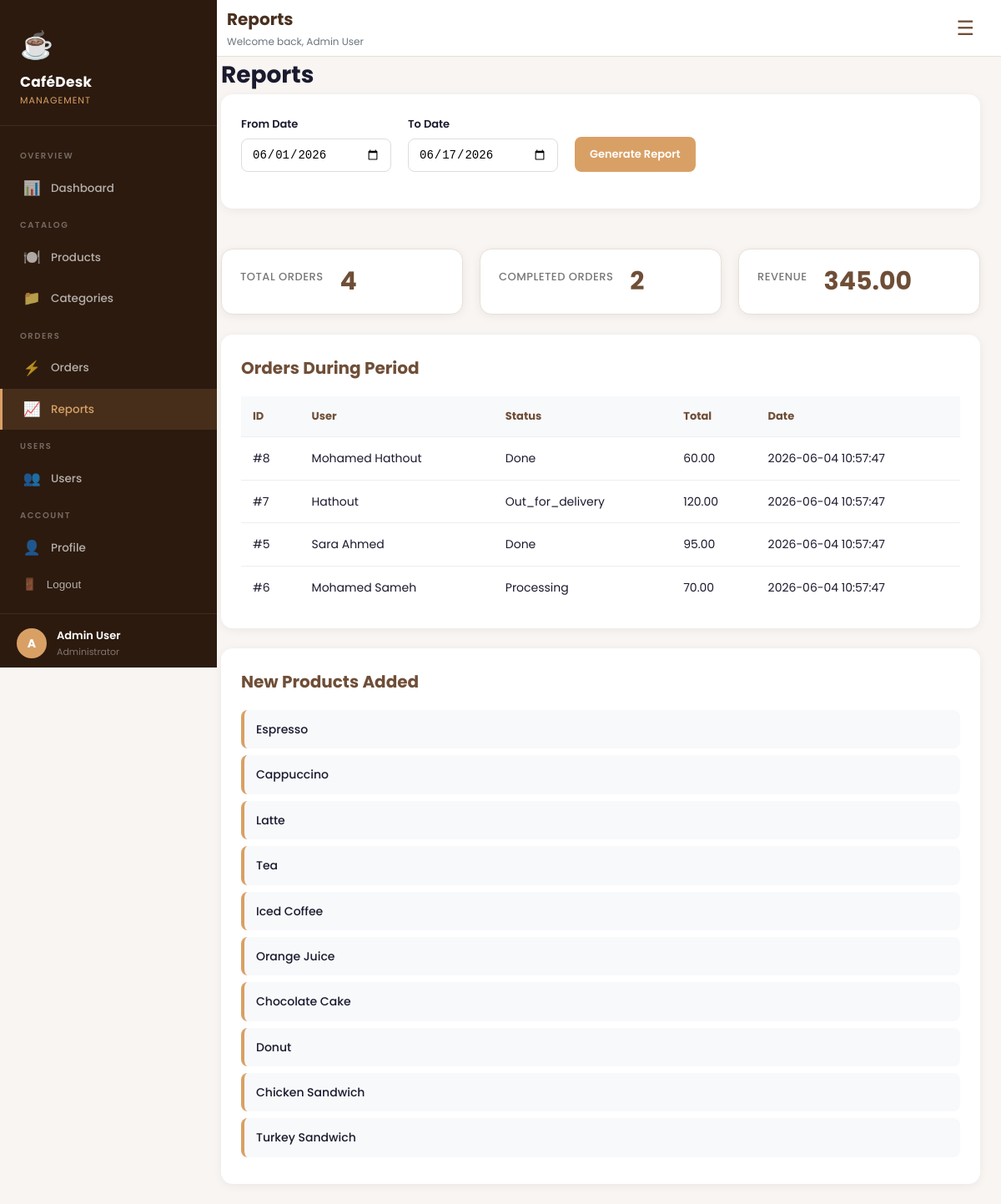
The app's page /reports (signed in) with its own data.
### tables this page shows
CREATE TABLE `orders` (
  `id` int NOT NULL,
  `user_id` int NOT NULL,
  `room_id` int DEFAULT NULL,
  `notes` text,
  `total_amount` decimal(10,2) DEFAULT '0.00',
  `status` enum('processing','out_for_delivery','done','cancelled') DEFAULT 'processing',
  `created_at` timestamp NULL DEFAULT CURRENT_TIMESTAMP,
  `updated_at` timestamp NULL DEFAULT CURRENT_TIMESTAMP ON UPDATE CURRENT_TIMESTAMP
);

CREATE TABLE `users` (
  `id` int NOT NULL,
  `name` varchar(100) NOT NULL,
  `email` varchar(150) NOT NULL,
  `password` varchar(255) NOT NULL,
  `role` enum('admin','user') DEFAULT 'user',
  `room_id` int DEFAULT NULL,
  `extension` varchar(20) DEFAULT NULL,
  `created_at` timestamp NULL DEFAULT CURRENT_TIMESTAMP
);

CREATE TABLE `products` (
  `id` int NOT NULL,
  `name` varchar(150) NOT NULL,
  `price` decimal(10,2) NOT NULL,
  `category_id` int NOT NULL,
  `image` varchar(255) DEFAULT NULL,
  `is_available` tinyint(1) DEFAULT '1',
  `created_at` timestamp NULL DEFAULT CURRENT_TIMESTAMP
);

### core/functions.php (called while the page is built, shortened)
<?php
function base_path($path)
{
    return BASE_PATH . $path;
}
function view($path, $attributes = [])
{
    extract($attributes);
    require base_path("views/{$path}");
}

### public/index.php (called while the page is built, shortened)
<?php
require_once BASE_PATH . "Core/functions.php";
spl_autoload_register(function ($class) {
    $class = str_replace("\\", "/", $class);
});
$router = new Router();
$url = parse_url($_SERVER['REQUEST_URI'], PHP_URL_PATH);
$method = $_POST['_method'] ?? $_SERVER['REQUEST_METHOD'];
$router->route($url, $method);

### config.php (called while the page is built)
<?php
return [
    "host"    => "localhost",
    "dbname"  => "cafeteria",
    "port"    => 3306,
    "user"    => "root",
    "charset" => "utf8mb4",
    "password" => ""
];

### core/Database.php (called while the page is built, shortened)
<?php
class Database
{
    public $connection;
    public $statement;
    public function __construct($config)
    {
        $dsn = "mysql:host={$config['host']};dbname={$config['dbname']};port={$config['port']};charset={$config['charset']}";
        $this->connection = new PDO(
            $dsn,
            $config['user'],
            $config['password'],
            [
                PDO::ATTR_DEFAULT_FETCH_MODE => PDO::FETCH_ASSOC
            ]
        );
    }
    public function query($query, $params = [])
    {
        $this->statement = $this->connection->prepare($query);
        $this->statement->execute($params);
        return $this;
    }
    public function get()
    {
        return $this->statement->fetchAll();
    }
    public function find()
    {
        return $this->statement->fetch();
    }
}

### views/reports/index.view.php (the view, shortened to what this page needs)
<?php require base_path('views/partials/head.php'); ?>
<div class="main">
    <?php require base_path('views/partials/navbar.php'); ?>
    <main class="page-content">
        <h1 class="page-title">
            Reports
        </h1>
        <div class="table-card">
            <form method="GET" action="/reports">
                <div class="form-row">
                    <div class="form-group">
                        <label>
                            From Date
                        </label>
                        <input
                            type="date"
                            name="from"
                            value="<?= $from ?>">
                    </div>
                    <div class="form-group">
                        <label>
                            To Date
                        </label>
                        <input
                            type="date"
                            name="to"
                            value="<?= $to ?>">
                    </div>
                    <div class="form-group">
                        <label>&nbsp;</label>
                        <button
                            type="submit"
                            class="btn btn-primary">
                            Generate Report
                        </button>
                    </div>
                </div>
            </form>
        </div>
        <div class="grid grid-stats">
            <div class="stat-card">
                <div class="stat-label">
                    Total Orders
                </div>
                <div class="stat-value">
                    <?= $totalOrders ?>
                </div>
            </div>
            <div class="stat-card">
                <div class="stat-label">
                    Completed Orders
                </div>
                <div class="stat-value">
                    <?= $completedOrders ?>
                </div>
            </div>
            <div class="stat-card">
                <div class="stat-label">
                    Revenue
                </div>
                <div class="stat-value">
                    <?= number_format($revenue, 2) ?>
                </div>
            </div>
        </div>
        <div class="table-card">
            <h2>
                Orders During Period
            </h2>
            <table>
                <thead>
                    <tr>
                        <th>ID</th>
                        <th>User</th>
                        <th>Status</th>
                        <th>Total</th>
                        <th>Date</th>
                    </tr>
                </thead>
                <tbody>
                <?php foreach ($orderLogs as $order) : ?>
                    <tr>
                        <td>
                            #<?= $order['id'] ?>
                        </td>
                        <td>
                            <?= htmlspecialchars($order['name']) ?>
                        </td>
                        <td>
                            <?= ucfirst($order['status']) ?>
                        </td>
                        <td>
                            <?= number_format($order['total_amount'], 2) ?>
                        </td>
                        <td>
                            <?= $order['created_at'] ?>
                        </td>
                    </tr>
                <?php endforeach; ?>
                </tbody>
            </table>
        </div>
        <div class="table-card">
            <h2>
                New Products Added
            </h2>
            <?php if (empty($newProducts)) : ?>
                <p>
                    No products were added during this period.
                </p>
            <?php else : ?>
                <ul>
                <?php foreach ($newProducts as $product) : ?>
                    <li>
                        <?= htmlspecialchars($product['name']) ?>
                    </li>
                <?php endforeach; ?>
                </ul>
            <?php endif; ?>
        </div>
    </main>
</div>
<?php require base_path('views/partials/footer.php'); ?>

### core/Router.php (shortened to what this page needs)
<?php
class Router
{
    protected $routes = [];
    public function get($url, $controller)
    {
        $this->routes[] = [
            "url"        => $url,
            "controller" => $controller,
            "method"     => "GET"
        ];
    }
    public function post($url, $controller)
    {
        $this->routes[] = [
            "url"        => $url,
            "controller" => $controller,
            "method"     => "POST"
        ];
    }
    public function delete($url, $controller)
    {
        $this->routes[] = [
            "url"        => $url,
            "controller" => $controller,
            "method"     => "DELETE"
        ];
    }
    public function patch($url, $controller)
    {
        $this->routes[] = [
            "url"        => $url,
            "controller" => $controller,
            "method"     => "PATCH"
        ];
    }
    public function route($url, $method)
    {
        foreach ($this->routes as $route) {
            if ($route['url'] === $url && $route['method'] === strtoupper($method)) {
                return require base_path($route['controller']);
            }
        }
    }
}

### public/css/app.css (style rules this page uses)
:root { --primary: #6f4e37; --primary-light: #8b6347; --primary-dark: #4a3020; --secondary: #d9a066; --secondary-light: #e8bb8a; --secondary-dark: #b8824a; --bg: #f8f5f2; --bg-card: #ffffff; --bg-sidebar: #2c1a0e; --success: #28a745; --danger: #dc3545; --warning: #ffc107; --info: #17a2b8; --text-dark: #1a1a2e; --text-muted: #6c757d; --border: #e8e0d8; --shadow: 0 2px 20px rgba(111, 78, 55, 0.1); --shadow-lg: 0 8px 40px rgba(111, 78, 55, 0.18); --radius: 14px; --radius-sm: 8px; }
* { box-sizing: border-box; margin: 0; padding: 0; }
body { font-family: "Poppins", sans-serif; background: var(--bg); color: var(--text-dark); font-size: 14px; line-height: 1.6; }
.main { flex: 1; display: flex; flex-direction: column; margin-left: 240px; }
.stat-card { background: #fff; border-radius: var(--radius); border: 1px solid var(--border); padding: 24px; box-shadow: var(--shadow); display: flex; align-items: center; gap: 20px; }
.stat-label { font-size: 12px; color: var(--text-muted); font-weight: 500; letter-spacing: 0.3px; }
.stat-value { font-size: 28px; font-weight: 800; color: var(--primary-dark); line-height: 1.1; }
.btn { display: inline-flex; align-items: center; gap: 7px; padding: 9px 20px; border-radius: var(--radius-sm); font-family: "Poppins", sans-serif; font-size: 13px; font-weight: 600; cursor: pointer; border: none; transition: all 0.2s; text-decoration: none; }
.btn-primary { background: var(--primary); color: white; }
.form-group { margin-bottom: 20px; }
.grid { display: grid; }
.grid-stats { grid-template-columns: repeat(4, 1fr); gap: 20px; }
html { scrollbar-width: thin; scrollbar-color: #6f7883 #1f242b; }

### public/css/reports/reports.css (style rules this page uses)
.page-content { margin-left: 25px; margin-right: 25px; display: flex; justify-content: center; flex-direction: column; }
.form-row { display: flex; gap: 20px; align-items: end; flex-wrap: wrap; }
.form-group { display: flex; flex-direction: column; gap: 6px; }
.form-group label { font-size: 13px; font-weight: 600; color: var(--text-secondary); }
.form-group input[type="date"] { padding: 10px 12px; border: 1px solid #ddd; border-radius: 8px; font-size: 14px; min-width: 180px; }
.btn-primary { background: var(--secondary); color: white; border: none; padding: 11px 18px; border-radius: 8px; cursor: pointer; font-weight: 600; transition: 0.2s; }
.grid-stats { display: grid; grid-template-columns: repeat(auto-fit,minmax(220px,1fr)); gap: 20px; margin: 24px 0; }
.stat-card { background: white; border-radius: 14px; padding: 22px; box-shadow: 0 2px 12px rgba(0,0,0,0.06); }
.stat-label { color: #777; font-size: 13px; margin-bottom: 10px; text-transform: uppercase; letter-spacing: .5px; }
.stat-value { font-size: 30px; font-weight: 700; color: var(--primary); }
.table-card { background: white; border-radius: 14px; padding: 24px; margin-bottom: 24px; box-shadow: 0 2px 12px rgba(0,0,0,0.06); }
.table-card h2 { margin-bottom: 18px; color: var(--primary); font-size: 20px; }
.table-card table { width: 100%; border-collapse: collapse; }
.table-card table th { text-align: left; padding: 14px; background: #f8f9fb; color: var(--primary); font-size: 13px; font-weight: 700; }
.table-card table td { padding: 14px; border-top: 1px solid #eee; font-size: 14px; }
.table-card ul { list-style: none; padding: 0; margin: 0; }
.table-card ul li { padding: 12px 14px; margin-bottom: 8px; border-radius: 8px; background: #f8f9fb; border-left: 4px solid var(--secondary); font-weight: 500; }

### records on screen
orders: id "8", user.name "Mohamed Hathout", status "Done", total_amount "60.00", created_at "2026-06-04 10:57:47"
orders: id "7", user.name "Hathout", status "Out_for_delivery", total_amount "120.00", created_at "2026-06-04 10:57:47"
orders: id "5", user.name "Sara Ahmed", status "Done", total_amount "95.00", created_at "2026-06-04 10:57:47"
orders: id "6", user.name "Mohamed Sameh", status "Processing", total_amount "70.00", created_at "2026-06-04 10:57:47"
products: name "Espresso"
products: name "Cappuccino"
products: name "Latte"
products: name "Tea"
products: name "Iced Coffee"
products: name "Orange Juice"
products: name "Chocolate Cake"
products: name "Donut"
products: name "Chicken Sandwich"
products: name "Turkey Sandwich"

### other values on screen
$totalOrders "4"
$completedOrders "2"
$revenue "345.00"
